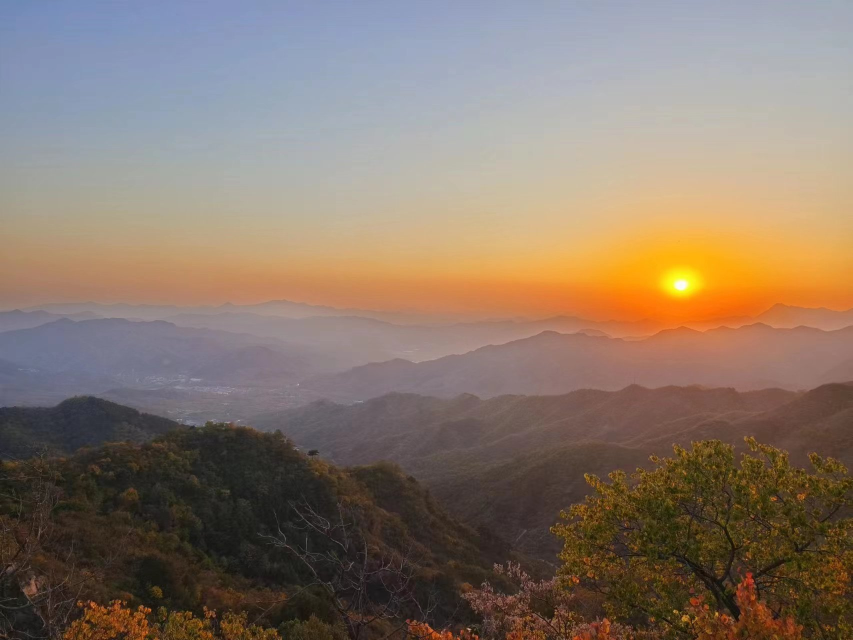
#> input picture mutianyu.jpg, 1706 x 1280 px (shown at 1/2 size)
$ python -i mirror.py   (imports and definitions only)
#> lines starting #> are read from the running program, lines starting #| are printed output that depends on the picture
from PIL import Image, ImageFilter
import numpy as np
import random

def mirror(image_path, save_path):
    # Load and resize the image
#> called with image_path = '../mutianyu.jpg', save_path = 'out.png'
    img = Image.open(image_path)
#> img is the input picture: PIL image 1706x1280 RGB; mean R, G, B 135.5, 118.7, 105.4
    img = img.resize((224, 224))
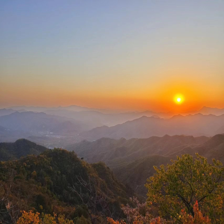
#> img: PIL image 224x224 RGB; mean R, G, B 135.5, 118.8, 105.4

    # Determine the starting point of the crop
    mean_begin = 65
    std_begin = 15
    begin = max(30, min(int(np.random.normal(mean_begin, std_begin)), 90))

    # Determine the length of the crop
    length = random.randint(113, 133)

    # Ensure the crop does not exceed image bounds
    end = min(begin + length, 224)

    # Crop the middle section of the image
    middle_part = img.crop((0, begin, 224, end))
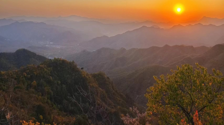
#> middle_part: PIL image 224x125 RGB; mean R, G, B 110, 84.7, 65.9

    # Copy and flip the cropped part
    flipped_part = middle_part.transpose(Image.Transpose.FLIP_TOP_BOTTOM)
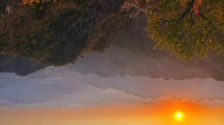
#> flipped_part: PIL image 224x125 RGB; mean R, G, B 110, 84.7, 65.9

    # Apply Gaussian blur to the flipped part
    guass_norm=random.randint(0, 2)
    blurred_part = flipped_part.filter(ImageFilter.GaussianBlur(radius=guass_norm))

    # Concatenate the original cropped part, the flipped blurred part, and the remaining part
    final_img = Image.new('RGB', (224, 224))
#> final_img: PIL image 224x224 RGB; every value is 0
    final_img.paste(middle_part, (0, 0))
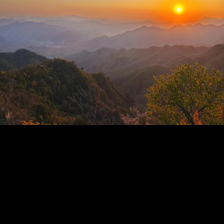
#> final_img: PIL image 224x224 RGB; mean R, G, B 61.4, 47.3, 36.8
    final_img.paste(blurred_part, (0, middle_part.height))
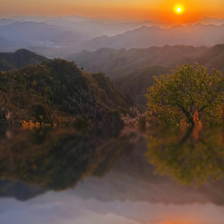
#> final_img: PIL image 224x224 RGB; mean R, G, B 99.3, 78.2, 63.8

    # Calculate remaining space and fill it
    remaining_space = 224 - (middle_part.height + blurred_part.height)
#> remaining_space = -26
    if remaining_space > 0:
        additional_part = middle_part.crop((0, 0, 224, remaining_space))
        final_img.paste(additional_part, (0, middle_part.height + blurred_part.height))

    # Save the final image
    final_img.save(save_path)

>>> result = mirror('../mutianyu.jpg', 'out.png')

$ run again, on res.jpg
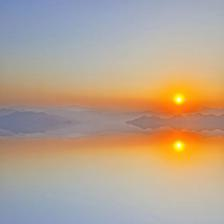
#> input picture res.jpg, 224 x 224 px
#> in mirror, img is the input picture: PIL image 224x224 RGB; mean R, G, B 183.5, 163.4, 143.3
#> in mirror, `flipped_part = middle_part.transpose(Image.Transpose.FLIP_TOP_BOTTOM)`:
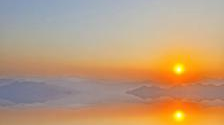
#> flipped_part: PIL image 224x125 RGB; mean R, G, B 189.9, 156, 122.3
#> in mirror, `final_img.paste(blurred_part, (0, middle_part.height))`:
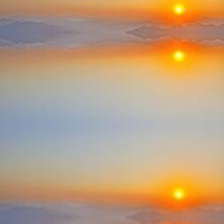
#> final_img: PIL image 224x224 RGB; mean R, G, B 188.7, 157.9, 126.9
